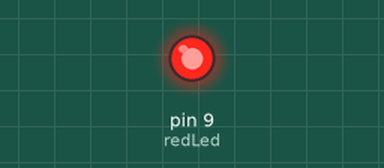
This sketch was run on a simulated Arduino Uno, built with avr-gcc and run on an emulated ATmega328P. On the bench: output pins drawn as LEDs (lit = HIGH).

Above: at 0.1 s.
Timing chart, 0 to 1.6 s (numbered marks = the images above):
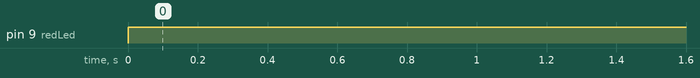

Measured:
- by itself, pin 9 (redLed): LOW → HIGH at 0.00 s

The sketch:

Test_analogWrite.ino
```cpp
int redLed=9;


void setup() {
  // put your setup code here, to run once:
  pinMode(redLed,OUTPUT);
}

void loop() {
  // put your main code here, to run repeatedly:
  analogWrite(redLed,255);
}
```
